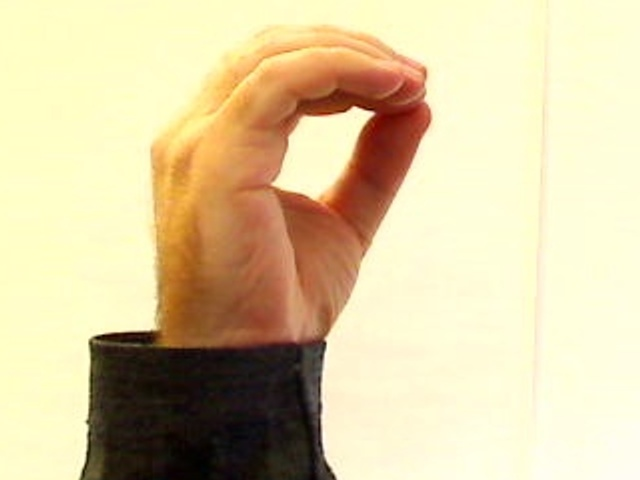
//> input picture assignment3/sumbit/TaoJiang-30/images/test/0_A.jpg, 640 x 480 px, given in place of the camera
$ ./demo   (built with g++ and OpenCV 4, the #if around main switched on)
//> lines starting //> are read from the running program, lines starting //| are printed output that depends on the picture; after the words box and inside, x2 and y2 are one past the last pixel; in counts of white or black regions, pixels touching at a corner belong together
//
// Created by Tommy on 2020/6/5.
//


#include <iostream>
#include <fstream>

#include <opencv2/opencv.hpp>
#include <opencv2/highgui/highgui.hpp>

#include<algorithm>
#include <math.h>

#include<stdlib.h>
#include<stdio.h>
#include <iostream>
#ifdef __APPLE__
#include <sys/uio.h>
#else
#include <sys/io.h>
#endif
#include <unistd.h>
#include <dirent.h>
#include <chrono>
#include <ctime>
#include "LoadData.h"


using namespace std;
using namespace cv;
using namespace cv::ml;
//using namespace ml;
using namespace chrono ;


#define Mpixel(image,x,y) ( (uchar *) ( ((image).data) + (y)*((image).step) ) ) [(x)]
#define MpixelB(image,x,y) ( (uchar *) ( ((image).data) + (y)*((image).step) ) ) [(x)*((image).channels())]
#define MpixelG(image,x,y) ( (uchar *) ( ((image).data) + (y)*(( image).step) ) ) [(x)*((image).channels())+1]
#define MpixelR(image,x,y) ( (uchar *) ( ((image).data) + (y)*(( image).step) ) ) [(x)*((image).channels())+2]


void EllipticFourierDescriptors(vector<Point>& contour , vector< float> & CE) ;

// [9 lines of commented-out code are left out]

Mat binary_img,element;
Scalar color = CV_RGB( 0, 255,0 );
void test_webcam(Mat imageROI, vector< float> & CE){

    medianBlur(imageROI, imageROI, 5);
    imshow( "imageROI" , imageROI ) ;
//    Mat binary_img,element;
    Mat hsv ( imageROI.rows , imageROI.cols ,CV_8UC3 ,Scalar::all(0)) ;
    cvtColor(imageROI, hsv, COLOR_BGR2HSV);
//    inRange(hsv,Scalar(0,38,76),Scalar(179,255,255),binary_img);
    inRange(hsv,Scalar(0,66,76),Scalar(179,255,255),binary_img);
//    inRange(hsv,Scalar(0,29,81),Scalar(179,255,242),binary_img);

    element=getStructuringElement(MORPH_RECT,Size(3,3));
    morphologyEx(binary_img,binary_img,MORPH_OPEN,element);
    morphologyEx(binary_img,binary_img,MORPH_CLOSE,element);
    Canny(binary_img,binary_img,20,60);
//    imshow("binary_img",binary_img);

    vector<vector<Point> > contours ;
    findContours ( binary_img , contours ,RETR_EXTERNAL, CHAIN_APPROX_NONE) ;
//    findContours ( obj_binary_img , contours ,RETR_EXTERNAL, CHAIN_APPROX_NONE) ;
    Mat drawing = Mat::zeros( binary_img.size(), CV_8UC3 );
//    Scalar color = CV_RGB( 0, 255,0 );
    int largestcontour=0;
    long int largestsize=0;
    vector< vector<Point> > filterContours;	// 筛选后的轮廓
    vector< Point > hull;	// 凸包络的点集
    for(int i = 0; i< contours.size(); i++ ) {
        if(largestsize < contours[i].size()) {
            largestsize=contours [ i ]. size () ;
            largestcontour=i ;
        }
    }
    drawContours( drawing, contours, largestcontour, color, 1, 8);
    imshow("drawing" , drawing ) ;

//    vector<float> CE;
    EllipticFourierDescriptors(contours[largestcontour], CE);
}

// [43 lines left out: function test_webcam_old, not called in this run]

static bool read_num_class_data( const string& filename, int var_count, Mat* _data, Mat* _responses );

template<typename T>
static Ptr<T> load_classifier(const string& filename_to_load);
inline TermCriteria TC(int iters, double eps);
static void test_and_save_classifier(const Ptr<StatModel>& model, const Mat& data, const Mat& responses,int ntrain_samples, int rdelta,const string& filename_to_save);
static bool build_mlp_classifier( const string& data_filename,const string& filename_to_save,const string& filename_to_load );


#if 00001
int main (int argc, char *argv[]){
    string data_filename = "./res/all_img.data";

// [4 lines of commented-out code are left out]
    string command = "webcam";
    if(command == "build"){
 /* step1: Load trainning images and get CE features */

    LoadData all_img("./images/all_img/",data_filename);
    }
    else if(command=="train"){
 /* step2: build model */
        build_mlp_classifier( data_filename, "./res/all_img_ann_model.xml", "" );
    }
    else if(command=="test"){
        ////-load =>test
    build_mlp_classifier( data_filename, "", "./res/all_img_ann_model.xml" );
    }
    else if(command=="static"){
        //// /* step3:single file testing */

    Mat test_img = imread("./images/test/0_A.jpg",1);//0
// [21 lines of commented-out code are left out]
        LoadData test(test_img);
        vector<double> test_ce = test.test_ce;
        float CE[test_ce.size()] ;
        for (int i = 0; i < test_ce.size(); i++) {
            CE[i] = test_ce[i];
        }
        cout <<"test_ce.size:"<<test_ce.size() <<endl;

        /*vector<float> CE;
        test_webcam( test_img, CE);*/
        Ptr<ANN_MLP> model;
        model = load_classifier<ANN_MLP>("./res/all_img_ann_model.xml");
        Mat sample1 = (Mat_<float>(1,29) << CE[1],CE[2],CE[3],CE[4],CE[5],CE[6],CE[7],CE[8],CE[9],CE[10],
                CE[11],CE[12],CE[13],CE[14],CE[15],CE[16],CE[17],CE[18],CE[19],
                CE[20],CE[21],CE[22],CE[23],CE[24],CE[25],CE[26],CE[27],CE[28],CE[29]
        );
        cout << "sample1:"<<sample1<< endl;
        Mat response_mat;
        float r = model->predict( sample1 );
        cout << "predict result :"<< r <<endl;
        waitKey(0);
    }
    else if(command=="webcam"){
        /*webcam*/

////    /* step4: predict webcam */
        Ptr<ANN_MLP> model;
        model = load_classifier<ANN_MLP>("./res/all_img_ann_model.xml");

        Point area_star = Point(150,100);
        Point area_end =Point(350,350);

        VideoCapture capture;
        capture.open(0);
//        namedWindow("WebCam",1);
        capture.set( CAP_PROP_FRAME_WIDTH, 640) ;
        capture.set(CAP_PROP_FRAME_HEIGHT, 480) ;
        Mat frame, imageROI;
        capture >>frame;
//> frame is the input picture: 480 rows x 640 cols, CV_8UC3; mean B, G, R 162.1, 202.4, 218.2
        printf( " frame size %d %d nn" , frame.rows , frame.cols) ;
//|  frame size 480 640 nn
        int key=0;
        double fps =0.0;

//        vector<float> CE;

        while(1){
            system_clock:: time_point start = system_clock::now();
            capture >>frame;
            if(frame.empty()){break;}
            rectangle(frame,area_star,area_end,Scalar(255,102,0),1,8,0);
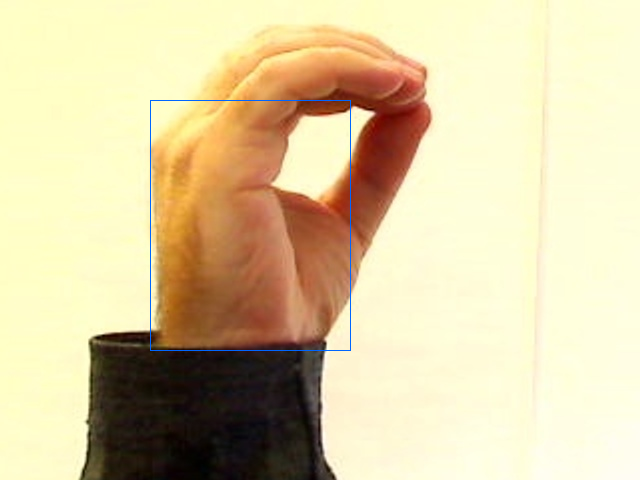
//> frame: 480 rows x 640 cols, CV_8UC3; 0.29% of pixels changed, all inside (x1, y1, x2, y2) = (150, 100, 351, 351)
            imageROI =frame(Rect(area_star.x+1,area_star.y+1,area_end.x-area_star.x-1,area_end.y-area_star.y-1));
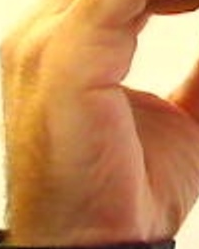
//> imageROI: 249 rows x 199 cols, CV_8UC3; mean B, G, R 87.6, 140.2, 196.5

            vector<float> CE;
            test_webcam( imageROI, CE);
//> in test_webcam, `cvtColor(imageROI, hsv, COLOR_BGR2HSV);`: hsv: 249 rows x 199 cols, CV_8UC3; mean H, S, V 15.8, 147.4, 196.7
//> in test_webcam, `inRange(hsv,Scalar(0,66,76),Scalar(179,255,255),binary_img);`:
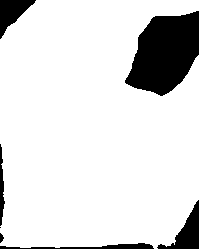
//> binary_img: 249 rows x 199 cols, CV_8UC1; 87% white; 7 black regions (1 under 20 px), largest, box (x1, y1, x2, y2) and area: (125, 11, 199, 96) 4300, (157, 200, 199, 249) 783, (0, 0, 36, 39) 675, (0, 243, 154, 249) 432, (0, 144, 5, 226) 238, (0, 233, 4, 243) 26
//> in test_webcam, `morphologyEx(binary_img,binary_img,MORPH_OPEN,element);`: binary_img: 249 rows x 199 cols, CV_8UC1; 86.9% white; 6 black regions, box (x1, y1, x2, y2) and area: (125, 11, 199, 96) 4301, (157, 200, 199, 249) 789, (0, 0, 36, 39) 675, (0, 243, 154, 249) 432, (0, 144, 5, 228) 245, (0, 233, 4, 243) 26
//> in test_webcam, `morphologyEx(binary_img,binary_img,MORPH_CLOSE,element);`: binary_img: 249 rows x 199 cols, CV_8UC1; 87% white; 8 black regions, largest, box (x1, y1, x2, y2) and area: (125, 11, 199, 96) 4301, (157, 201, 199, 249) 786, (0, 0, 35, 38) 673
//> in test_webcam, `Canny(binary_img,binary_img,20,60);`:
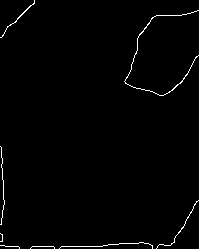
//> binary_img: 249 rows x 199 cols, CV_8UC1; 1.2% white in thin lines or dots
//> in test_webcam, `findContours ( binary_img , contours ,RETR_EXTERNAL, CHAIN_APPROX_NONE..`: contours = 8 contours, 7 with area under 20; largest, box (x1, y1, x2, y2) and area: (124, 10, 199, 96) 26
//> the loop in test_webcam, `for(int i = 0; i< contours.size(); i++ )` made 8 passes
//> largestsize on passes 1, 3, 7: 50, 191, 388
//> after the loop in test_webcam, `for(int i = 0; i< contours.size(); i++ )`: largestsize = 388; largestcontour = 6
//> in EllipticFourierDescriptors, `int m = contour.size();`: m = 388
//> in EllipticFourierDescriptors, `float t=(2*M_PI)/m;`: t = 0.0162
//> the loop in EllipticFourierDescriptors, `for (int count = 0; count < n && count < CE.size(); count++)` made 30 passes
//> in test_webcam, `EllipticFourierDescriptors(contours[largestcontour], CE);`: CE = 30 values, max 2 at index 0, min 0.0485 at index 24, mean 0.306

            key=waitKey ( 1 ) ;
//> the Esc key is pressed
            if ( key==113 || key==27) return 0 ;
//> (the program exits here)
